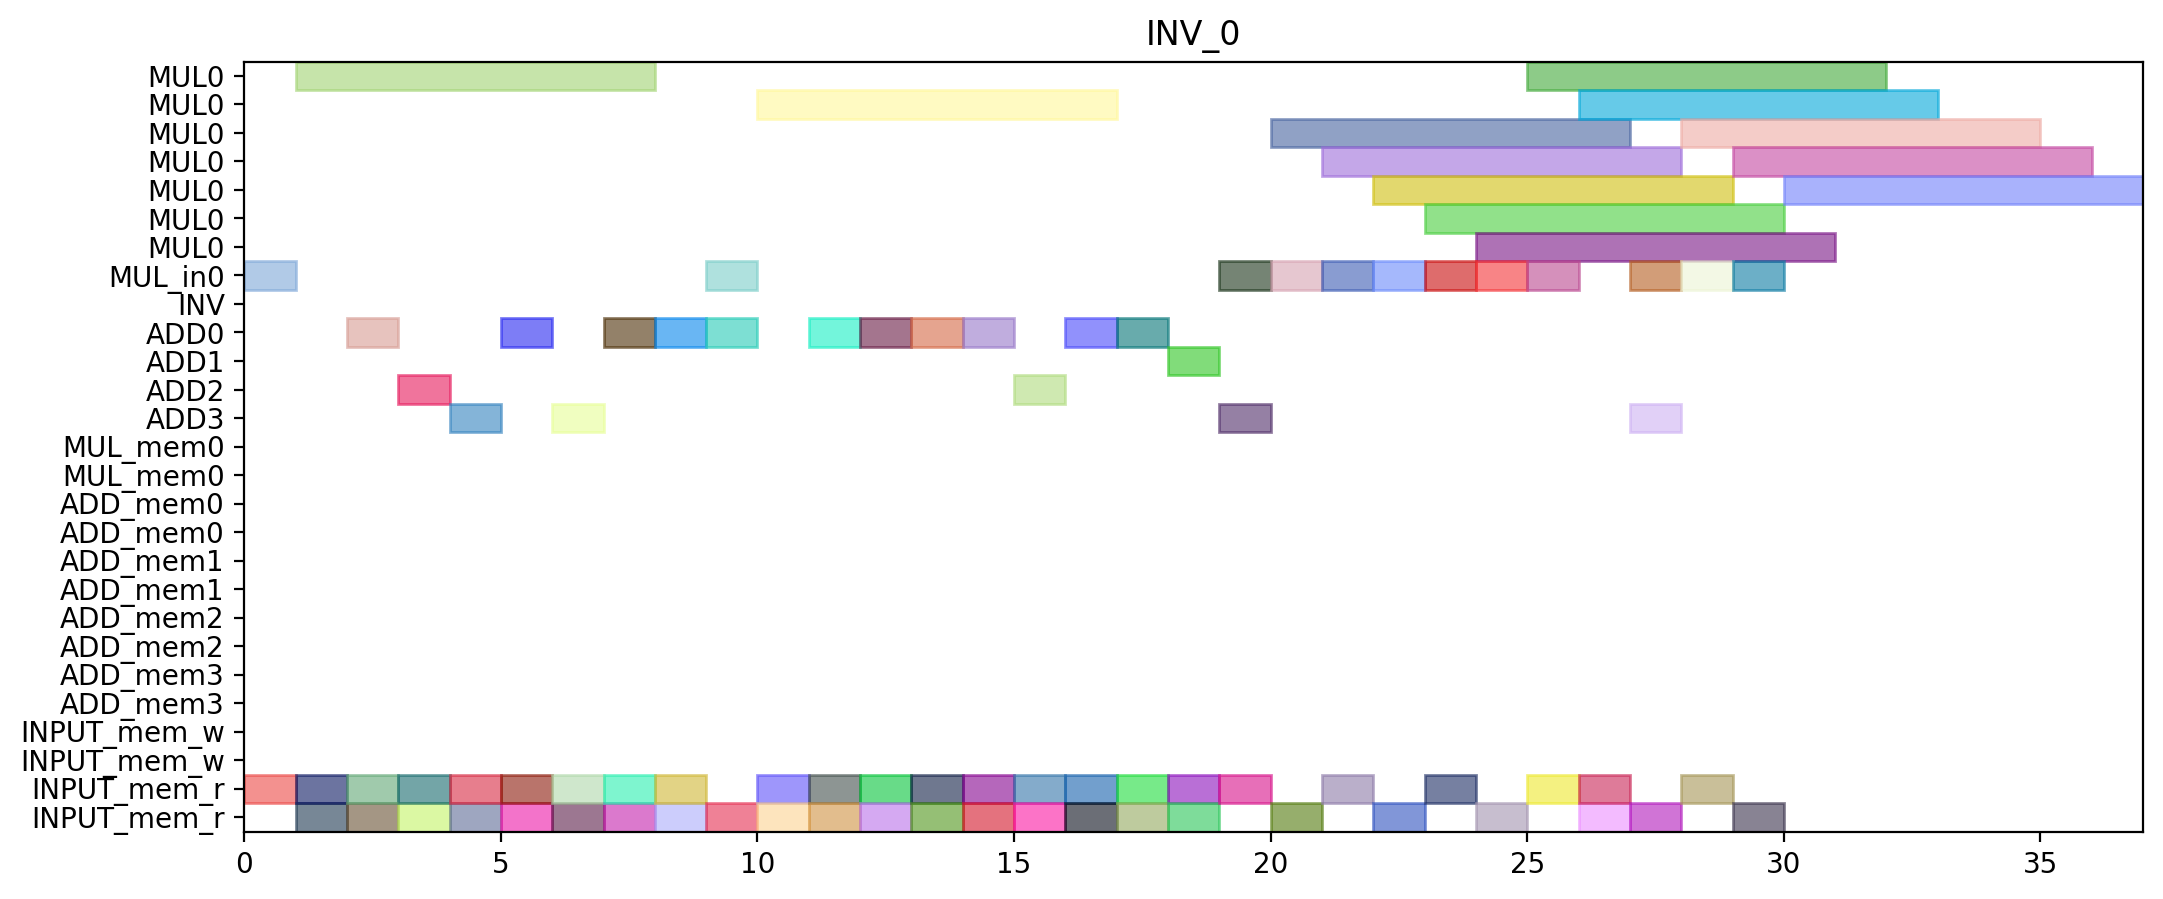

Python code for this plot:
from pyschedule import Scenario, solvers, plotters, alt


def solve():
	horizon = 236
	S = Scenario("INV_0", horizon=horizon)

	# resource
	MUL = S.Resources('MUL', num=1, size=7)
	MUL_in = S.Resources('MUL_in', num=1)
	INV = S.Resource('INV')
	ADD = S.Resources('ADD', num=4, periods=range(1, horizon))
	MUL_mem = S.Resources('MUL_mem', num=1, size=2)
	ADD_mem = S.Resources('ADD_mem', num=4, size=2)
	INPUT_mem_w = S.Resource('INPUT_mem_w', size=2)
	INPUT_mem_r = S.Resource('INPUT_mem_r', size=2)

	# result of previous scheduling

	# new tasks
	c_aa_t0_t0_t0_in = S.Task('c_aa_t0_t0_t0_in', length=1, delay_cost=1)
	c_aa_t0_t0_t0_in += alt(MUL_in)
	c_aa_t0_t0_t0 = S.Task('c_aa_t0_t0_t0', length=7, delay_cost=1)
	c_aa_t0_t0_t0 += alt(MUL)
	S += c_aa_t0_t0_t0>=c_aa_t0_t0_t0_in

	c_aa_t0_t0_t0_mem0 = S.Task('c_aa_t0_t0_t0_mem0', length=1, delay_cost=1)
	c_aa_t0_t0_t0_mem0 += INPUT_mem_r
	S += c_aa_t0_t0_t0_mem0 <= c_aa_t0_t0_t0

	c_aa_t0_t0_t1_in = S.Task('c_aa_t0_t0_t1_in', length=1, delay_cost=1)
	c_aa_t0_t0_t1_in += alt(MUL_in)
	c_aa_t0_t0_t1 = S.Task('c_aa_t0_t0_t1', length=7, delay_cost=1)
	c_aa_t0_t0_t1 += alt(MUL)
	S += c_aa_t0_t0_t1>=c_aa_t0_t0_t1_in

	c_aa_t0_t0_t1_mem0 = S.Task('c_aa_t0_t0_t1_mem0', length=1, delay_cost=1)
	c_aa_t0_t0_t1_mem0 += INPUT_mem_r
	S += c_aa_t0_t0_t1_mem0 <= c_aa_t0_t0_t1

	c_aa_t0_t0_t2 = S.Task('c_aa_t0_t0_t2', length=1, delay_cost=1)
	c_aa_t0_t0_t2 += alt(ADD)

	c_aa_t0_t0_t2_mem0 = S.Task('c_aa_t0_t0_t2_mem0', length=1, delay_cost=1)
	c_aa_t0_t0_t2_mem0 += INPUT_mem_r
	S += c_aa_t0_t0_t2_mem0 <= c_aa_t0_t0_t2

	c_aa_t0_t0_t2_mem1 = S.Task('c_aa_t0_t0_t2_mem1', length=1, delay_cost=1)
	c_aa_t0_t0_t2_mem1 += INPUT_mem_r
	S += c_aa_t0_t0_t2_mem1 <= c_aa_t0_t0_t2

	c_aa_t0_t0_t3 = S.Task('c_aa_t0_t0_t3', length=1, delay_cost=1)
	c_aa_t0_t0_t3 += alt(ADD)

	c_aa_t0_t0_t3_mem0 = S.Task('c_aa_t0_t0_t3_mem0', length=1, delay_cost=1)
	c_aa_t0_t0_t3_mem0 += INPUT_mem_r
	S += c_aa_t0_t0_t3_mem0 <= c_aa_t0_t0_t3

	c_aa_t0_t0_t3_mem1 = S.Task('c_aa_t0_t0_t3_mem1', length=1, delay_cost=1)
	c_aa_t0_t0_t3_mem1 += INPUT_mem_r
	S += c_aa_t0_t0_t3_mem1 <= c_aa_t0_t0_t3

	c_aa_t0_t1_t0_in = S.Task('c_aa_t0_t1_t0_in', length=1, delay_cost=1)
	c_aa_t0_t1_t0_in += alt(MUL_in)
	c_aa_t0_t1_t0 = S.Task('c_aa_t0_t1_t0', length=7, delay_cost=1)
	c_aa_t0_t1_t0 += alt(MUL)
	S += c_aa_t0_t1_t0>=c_aa_t0_t1_t0_in

	c_aa_t0_t1_t0_mem0 = S.Task('c_aa_t0_t1_t0_mem0', length=1, delay_cost=1)
	c_aa_t0_t1_t0_mem0 += INPUT_mem_r
	S += c_aa_t0_t1_t0_mem0 <= c_aa_t0_t1_t0

	c_aa_t0_t1_t1_in = S.Task('c_aa_t0_t1_t1_in', length=1, delay_cost=1)
	c_aa_t0_t1_t1_in += alt(MUL_in)
	c_aa_t0_t1_t1 = S.Task('c_aa_t0_t1_t1', length=7, delay_cost=1)
	c_aa_t0_t1_t1 += alt(MUL)
	S += c_aa_t0_t1_t1>=c_aa_t0_t1_t1_in

	c_aa_t0_t1_t1_mem0 = S.Task('c_aa_t0_t1_t1_mem0', length=1, delay_cost=1)
	c_aa_t0_t1_t1_mem0 += INPUT_mem_r
	S += c_aa_t0_t1_t1_mem0 <= c_aa_t0_t1_t1

	c_aa_t0_t1_t2 = S.Task('c_aa_t0_t1_t2', length=1, delay_cost=1)
	c_aa_t0_t1_t2 += alt(ADD)

	c_aa_t0_t1_t2_mem0 = S.Task('c_aa_t0_t1_t2_mem0', length=1, delay_cost=1)
	c_aa_t0_t1_t2_mem0 += INPUT_mem_r
	S += c_aa_t0_t1_t2_mem0 <= c_aa_t0_t1_t2

	c_aa_t0_t1_t2_mem1 = S.Task('c_aa_t0_t1_t2_mem1', length=1, delay_cost=1)
	c_aa_t0_t1_t2_mem1 += INPUT_mem_r
	S += c_aa_t0_t1_t2_mem1 <= c_aa_t0_t1_t2

	c_aa_t0_t1_t3 = S.Task('c_aa_t0_t1_t3', length=1, delay_cost=1)
	c_aa_t0_t1_t3 += alt(ADD)

	c_aa_t0_t1_t3_mem0 = S.Task('c_aa_t0_t1_t3_mem0', length=1, delay_cost=1)
	c_aa_t0_t1_t3_mem0 += INPUT_mem_r
	S += c_aa_t0_t1_t3_mem0 <= c_aa_t0_t1_t3

	c_aa_t0_t1_t3_mem1 = S.Task('c_aa_t0_t1_t3_mem1', length=1, delay_cost=1)
	c_aa_t0_t1_t3_mem1 += INPUT_mem_r
	S += c_aa_t0_t1_t3_mem1 <= c_aa_t0_t1_t3

	c_aa_t0_t20 = S.Task('c_aa_t0_t20', length=1, delay_cost=1)
	c_aa_t0_t20 += alt(ADD)

	c_aa_t0_t20_mem0 = S.Task('c_aa_t0_t20_mem0', length=1, delay_cost=1)
	c_aa_t0_t20_mem0 += INPUT_mem_r
	S += c_aa_t0_t20_mem0 <= c_aa_t0_t20

	c_aa_t0_t20_mem1 = S.Task('c_aa_t0_t20_mem1', length=1, delay_cost=1)
	c_aa_t0_t20_mem1 += INPUT_mem_r
	S += c_aa_t0_t20_mem1 <= c_aa_t0_t20

	c_aa_t0_t21 = S.Task('c_aa_t0_t21', length=1, delay_cost=1)
	c_aa_t0_t21 += alt(ADD)

	c_aa_t0_t21_mem0 = S.Task('c_aa_t0_t21_mem0', length=1, delay_cost=1)
	c_aa_t0_t21_mem0 += INPUT_mem_r
	S += c_aa_t0_t21_mem0 <= c_aa_t0_t21

	c_aa_t0_t21_mem1 = S.Task('c_aa_t0_t21_mem1', length=1, delay_cost=1)
	c_aa_t0_t21_mem1 += INPUT_mem_r
	S += c_aa_t0_t21_mem1 <= c_aa_t0_t21

	c_aa_t0_t30 = S.Task('c_aa_t0_t30', length=1, delay_cost=1)
	c_aa_t0_t30 += alt(ADD)

	c_aa_t0_t30_mem0 = S.Task('c_aa_t0_t30_mem0', length=1, delay_cost=1)
	c_aa_t0_t30_mem0 += INPUT_mem_r
	S += c_aa_t0_t30_mem0 <= c_aa_t0_t30

	c_aa_t0_t30_mem1 = S.Task('c_aa_t0_t30_mem1', length=1, delay_cost=1)
	c_aa_t0_t30_mem1 += INPUT_mem_r
	S += c_aa_t0_t30_mem1 <= c_aa_t0_t30

	c_aa_t0_t31 = S.Task('c_aa_t0_t31', length=1, delay_cost=1)
	c_aa_t0_t31 += alt(ADD)

	c_aa_t0_t31_mem0 = S.Task('c_aa_t0_t31_mem0', length=1, delay_cost=1)
	c_aa_t0_t31_mem0 += INPUT_mem_r
	S += c_aa_t0_t31_mem0 <= c_aa_t0_t31

	c_aa_t0_t31_mem1 = S.Task('c_aa_t0_t31_mem1', length=1, delay_cost=1)
	c_aa_t0_t31_mem1 += INPUT_mem_r
	S += c_aa_t0_t31_mem1 <= c_aa_t0_t31

	c_aa_t1_t0_t0_in = S.Task('c_aa_t1_t0_t0_in', length=1, delay_cost=1)
	c_aa_t1_t0_t0_in += alt(MUL_in)
	c_aa_t1_t0_t0 = S.Task('c_aa_t1_t0_t0', length=7, delay_cost=1)
	c_aa_t1_t0_t0 += alt(MUL)
	S += c_aa_t1_t0_t0>=c_aa_t1_t0_t0_in

	c_aa_t1_t0_t0_mem0 = S.Task('c_aa_t1_t0_t0_mem0', length=1, delay_cost=1)
	c_aa_t1_t0_t0_mem0 += INPUT_mem_r
	S += c_aa_t1_t0_t0_mem0 <= c_aa_t1_t0_t0

	c_aa_t1_t0_t1_in = S.Task('c_aa_t1_t0_t1_in', length=1, delay_cost=1)
	c_aa_t1_t0_t1_in += alt(MUL_in)
	c_aa_t1_t0_t1 = S.Task('c_aa_t1_t0_t1', length=7, delay_cost=1)
	c_aa_t1_t0_t1 += alt(MUL)
	S += c_aa_t1_t0_t1>=c_aa_t1_t0_t1_in

	c_aa_t1_t0_t1_mem0 = S.Task('c_aa_t1_t0_t1_mem0', length=1, delay_cost=1)
	c_aa_t1_t0_t1_mem0 += INPUT_mem_r
	S += c_aa_t1_t0_t1_mem0 <= c_aa_t1_t0_t1

	c_aa_t1_t0_t2 = S.Task('c_aa_t1_t0_t2', length=1, delay_cost=1)
	c_aa_t1_t0_t2 += alt(ADD)

	c_aa_t1_t0_t2_mem0 = S.Task('c_aa_t1_t0_t2_mem0', length=1, delay_cost=1)
	c_aa_t1_t0_t2_mem0 += INPUT_mem_r
	S += c_aa_t1_t0_t2_mem0 <= c_aa_t1_t0_t2

	c_aa_t1_t0_t2_mem1 = S.Task('c_aa_t1_t0_t2_mem1', length=1, delay_cost=1)
	c_aa_t1_t0_t2_mem1 += INPUT_mem_r
	S += c_aa_t1_t0_t2_mem1 <= c_aa_t1_t0_t2

	c_aa_t1_t0_t3 = S.Task('c_aa_t1_t0_t3', length=1, delay_cost=1)
	c_aa_t1_t0_t3 += alt(ADD)

	c_aa_t1_t0_t3_mem0 = S.Task('c_aa_t1_t0_t3_mem0', length=1, delay_cost=1)
	c_aa_t1_t0_t3_mem0 += INPUT_mem_r
	S += c_aa_t1_t0_t3_mem0 <= c_aa_t1_t0_t3

	c_aa_t1_t0_t3_mem1 = S.Task('c_aa_t1_t0_t3_mem1', length=1, delay_cost=1)
	c_aa_t1_t0_t3_mem1 += INPUT_mem_r
	S += c_aa_t1_t0_t3_mem1 <= c_aa_t1_t0_t3

	c_aa_t1_t1_t0_in = S.Task('c_aa_t1_t1_t0_in', length=1, delay_cost=1)
	c_aa_t1_t1_t0_in += alt(MUL_in)
	c_aa_t1_t1_t0 = S.Task('c_aa_t1_t1_t0', length=7, delay_cost=1)
	c_aa_t1_t1_t0 += alt(MUL)
	S += c_aa_t1_t1_t0>=c_aa_t1_t1_t0_in

	c_aa_t1_t1_t0_mem0 = S.Task('c_aa_t1_t1_t0_mem0', length=1, delay_cost=1)
	c_aa_t1_t1_t0_mem0 += INPUT_mem_r
	S += c_aa_t1_t1_t0_mem0 <= c_aa_t1_t1_t0

	c_aa_t1_t1_t1_in = S.Task('c_aa_t1_t1_t1_in', length=1, delay_cost=1)
	c_aa_t1_t1_t1_in += alt(MUL_in)
	c_aa_t1_t1_t1 = S.Task('c_aa_t1_t1_t1', length=7, delay_cost=1)
	c_aa_t1_t1_t1 += alt(MUL)
	S += c_aa_t1_t1_t1>=c_aa_t1_t1_t1_in

	c_aa_t1_t1_t1_mem0 = S.Task('c_aa_t1_t1_t1_mem0', length=1, delay_cost=1)
	c_aa_t1_t1_t1_mem0 += INPUT_mem_r
	S += c_aa_t1_t1_t1_mem0 <= c_aa_t1_t1_t1

	c_aa_t1_t1_t2 = S.Task('c_aa_t1_t1_t2', length=1, delay_cost=1)
	c_aa_t1_t1_t2 += alt(ADD)

	c_aa_t1_t1_t2_mem0 = S.Task('c_aa_t1_t1_t2_mem0', length=1, delay_cost=1)
	c_aa_t1_t1_t2_mem0 += INPUT_mem_r
	S += c_aa_t1_t1_t2_mem0 <= c_aa_t1_t1_t2

	c_aa_t1_t1_t2_mem1 = S.Task('c_aa_t1_t1_t2_mem1', length=1, delay_cost=1)
	c_aa_t1_t1_t2_mem1 += INPUT_mem_r
	S += c_aa_t1_t1_t2_mem1 <= c_aa_t1_t1_t2

	c_aa_t1_t1_t3 = S.Task('c_aa_t1_t1_t3', length=1, delay_cost=1)
	c_aa_t1_t1_t3 += alt(ADD)

	c_aa_t1_t1_t3_mem0 = S.Task('c_aa_t1_t1_t3_mem0', length=1, delay_cost=1)
	c_aa_t1_t1_t3_mem0 += INPUT_mem_r
	S += c_aa_t1_t1_t3_mem0 <= c_aa_t1_t1_t3

	c_aa_t1_t1_t3_mem1 = S.Task('c_aa_t1_t1_t3_mem1', length=1, delay_cost=1)
	c_aa_t1_t1_t3_mem1 += INPUT_mem_r
	S += c_aa_t1_t1_t3_mem1 <= c_aa_t1_t1_t3

	c_aa_t1_t20 = S.Task('c_aa_t1_t20', length=1, delay_cost=1)
	c_aa_t1_t20 += alt(ADD)

	c_aa_t1_t20_mem0 = S.Task('c_aa_t1_t20_mem0', length=1, delay_cost=1)
	c_aa_t1_t20_mem0 += INPUT_mem_r
	S += c_aa_t1_t20_mem0 <= c_aa_t1_t20

	c_aa_t1_t20_mem1 = S.Task('c_aa_t1_t20_mem1', length=1, delay_cost=1)
	c_aa_t1_t20_mem1 += INPUT_mem_r
	S += c_aa_t1_t20_mem1 <= c_aa_t1_t20

	c_aa_t1_t21 = S.Task('c_aa_t1_t21', length=1, delay_cost=1)
	c_aa_t1_t21 += alt(ADD)

	c_aa_t1_t21_mem0 = S.Task('c_aa_t1_t21_mem0', length=1, delay_cost=1)
	c_aa_t1_t21_mem0 += INPUT_mem_r
	S += c_aa_t1_t21_mem0 <= c_aa_t1_t21

	c_aa_t1_t21_mem1 = S.Task('c_aa_t1_t21_mem1', length=1, delay_cost=1)
	c_aa_t1_t21_mem1 += INPUT_mem_r
	S += c_aa_t1_t21_mem1 <= c_aa_t1_t21

	c_aa_t1_t30 = S.Task('c_aa_t1_t30', length=1, delay_cost=1)
	c_aa_t1_t30 += alt(ADD)

	c_aa_t1_t30_mem0 = S.Task('c_aa_t1_t30_mem0', length=1, delay_cost=1)
	c_aa_t1_t30_mem0 += INPUT_mem_r
	S += c_aa_t1_t30_mem0 <= c_aa_t1_t30

	c_aa_t1_t30_mem1 = S.Task('c_aa_t1_t30_mem1', length=1, delay_cost=1)
	c_aa_t1_t30_mem1 += INPUT_mem_r
	S += c_aa_t1_t30_mem1 <= c_aa_t1_t30

	c_aa_t1_t31 = S.Task('c_aa_t1_t31', length=1, delay_cost=1)
	c_aa_t1_t31 += alt(ADD)

	c_aa_t1_t31_mem0 = S.Task('c_aa_t1_t31_mem0', length=1, delay_cost=1)
	c_aa_t1_t31_mem0 += INPUT_mem_r
	S += c_aa_t1_t31_mem0 <= c_aa_t1_t31

	c_aa_t1_t31_mem1 = S.Task('c_aa_t1_t31_mem1', length=1, delay_cost=1)
	c_aa_t1_t31_mem1 += INPUT_mem_r
	S += c_aa_t1_t31_mem1 <= c_aa_t1_t31

	c_aa_t2_t0_t0_in = S.Task('c_aa_t2_t0_t0_in', length=1, delay_cost=1)
	c_aa_t2_t0_t0_in += alt(MUL_in)
	c_aa_t2_t0_t0 = S.Task('c_aa_t2_t0_t0', length=7, delay_cost=1)
	c_aa_t2_t0_t0 += alt(MUL)
	S += c_aa_t2_t0_t0>=c_aa_t2_t0_t0_in

	c_aa_t2_t0_t0_mem0 = S.Task('c_aa_t2_t0_t0_mem0', length=1, delay_cost=1)
	c_aa_t2_t0_t0_mem0 += INPUT_mem_r
	S += c_aa_t2_t0_t0_mem0 <= c_aa_t2_t0_t0

	c_aa_t2_t0_t1_in = S.Task('c_aa_t2_t0_t1_in', length=1, delay_cost=1)
	c_aa_t2_t0_t1_in += alt(MUL_in)
	c_aa_t2_t0_t1 = S.Task('c_aa_t2_t0_t1', length=7, delay_cost=1)
	c_aa_t2_t0_t1 += alt(MUL)
	S += c_aa_t2_t0_t1>=c_aa_t2_t0_t1_in

	c_aa_t2_t0_t1_mem0 = S.Task('c_aa_t2_t0_t1_mem0', length=1, delay_cost=1)
	c_aa_t2_t0_t1_mem0 += INPUT_mem_r
	S += c_aa_t2_t0_t1_mem0 <= c_aa_t2_t0_t1

	c_aa_t2_t0_t2 = S.Task('c_aa_t2_t0_t2', length=1, delay_cost=1)
	c_aa_t2_t0_t2 += alt(ADD)

	c_aa_t2_t0_t2_mem0 = S.Task('c_aa_t2_t0_t2_mem0', length=1, delay_cost=1)
	c_aa_t2_t0_t2_mem0 += INPUT_mem_r
	S += c_aa_t2_t0_t2_mem0 <= c_aa_t2_t0_t2

	c_aa_t2_t0_t2_mem1 = S.Task('c_aa_t2_t0_t2_mem1', length=1, delay_cost=1)
	c_aa_t2_t0_t2_mem1 += INPUT_mem_r
	S += c_aa_t2_t0_t2_mem1 <= c_aa_t2_t0_t2

	c_aa_t2_t0_t3 = S.Task('c_aa_t2_t0_t3', length=1, delay_cost=1)
	c_aa_t2_t0_t3 += alt(ADD)

	c_aa_t2_t0_t3_mem0 = S.Task('c_aa_t2_t0_t3_mem0', length=1, delay_cost=1)
	c_aa_t2_t0_t3_mem0 += INPUT_mem_r
	S += c_aa_t2_t0_t3_mem0 <= c_aa_t2_t0_t3

	c_aa_t2_t0_t3_mem1 = S.Task('c_aa_t2_t0_t3_mem1', length=1, delay_cost=1)
	c_aa_t2_t0_t3_mem1 += INPUT_mem_r
	S += c_aa_t2_t0_t3_mem1 <= c_aa_t2_t0_t3

	c_aa_t2_t1_t0_in = S.Task('c_aa_t2_t1_t0_in', length=1, delay_cost=1)
	c_aa_t2_t1_t0_in += alt(MUL_in)
	c_aa_t2_t1_t0 = S.Task('c_aa_t2_t1_t0', length=7, delay_cost=1)
	c_aa_t2_t1_t0 += alt(MUL)
	S += c_aa_t2_t1_t0>=c_aa_t2_t1_t0_in

	c_aa_t2_t1_t0_mem0 = S.Task('c_aa_t2_t1_t0_mem0', length=1, delay_cost=1)
	c_aa_t2_t1_t0_mem0 += INPUT_mem_r
	S += c_aa_t2_t1_t0_mem0 <= c_aa_t2_t1_t0

	c_aa_t2_t1_t1_in = S.Task('c_aa_t2_t1_t1_in', length=1, delay_cost=1)
	c_aa_t2_t1_t1_in += alt(MUL_in)
	c_aa_t2_t1_t1 = S.Task('c_aa_t2_t1_t1', length=7, delay_cost=1)
	c_aa_t2_t1_t1 += alt(MUL)
	S += c_aa_t2_t1_t1>=c_aa_t2_t1_t1_in

	c_aa_t2_t1_t1_mem0 = S.Task('c_aa_t2_t1_t1_mem0', length=1, delay_cost=1)
	c_aa_t2_t1_t1_mem0 += INPUT_mem_r
	S += c_aa_t2_t1_t1_mem0 <= c_aa_t2_t1_t1

	solvers.mip.solve(S,msg=1,kind='CPLEX',ratio_gap=1.01)

	solution = [['hoge']*len(S.solution()[1]) for i in range(len(S.solution()))]
	for i in range(len(S.solution())):
		for j in range(len(S.solution()[i])):
			solution[i][j]=str(S.solution()[i][j])
	print(solution)

	cycles = int(solution[-1][3])

	pic_file_name = "/mnt/rose/usr1/fukuda/pairing_automation_design2/bls24-318/scheduling/INV_mul1_add4/INV_0.png"
	if(S.solution() != []):
		plotters.matplotlib.plot(S,img_filename=pic_file_name, vertical_text=True, fig_size=(cycles*0.25+3, 5), show_task_labels=False)

	return solution
